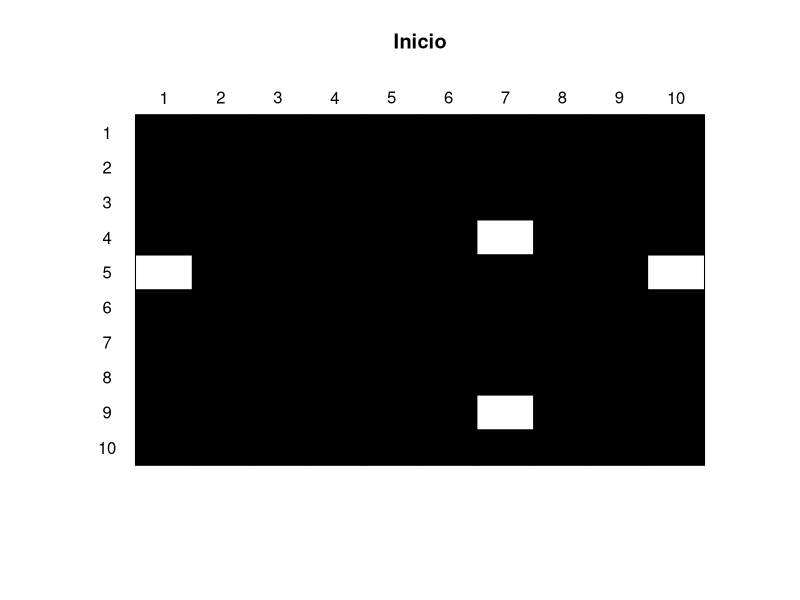

Source code (R): (Note: this script raises an error after producing the figure.)
library(parallel)
dim <- 10
num <-  dim^2
prob <- 0.05
vec <- numeric(length((1/0.05)-1))
tor <- numeric(length((1/0.05)-1))
for (cor in 1:((1/0.05)-1)) {
actual <- matrix((runif(num)>prob), nrow=dim, ncol=dim)
suppressMessages(library("sna"))
png("p2_t0.png")
plot.sociomatrix(actual, diaglab=FALSE, main="Inicio")
graphics.off()
 
paso <- function(pos) {
    fila <- floor((pos - 1) / dim) + 1
    columna <- ((pos - 1) %% dim) + 1
    vecindad <-  actual[max(fila - 1, 1) : min(fila + 1, dim),
                        max(columna - 1, 1): min(columna + 1, dim)]
    return(1 * ((sum(vecindad) - actual[fila, columna]) == 3))
}
prob <- prob + 0.05
		
cluster <- makeCluster(detectCores() - 1)
clusterExport(cluster, "dim")
clusterExport(cluster, "paso")
 
for (iteracion in 1:15) {
    clusterExport(cluster, "actual")
    siguiente <- parSapply(cluster, 1:num, paso)
    if (sum(siguiente) == 0) { # todos murieron
        print(paste("Ya no queda nadie vivo en la iteracion #", iteracion))
	vec[cor] <- iteracion
	tor[cor] <- prob
        break;
    }
    actual <- matrix(siguiente, nrow=dim, ncol=dim, byrow=TRUE)
    salida = paste("p2_t", iteracion, ".png", sep="")
    tiempo = paste("Paso", iteracion)
    png(salida)
    plot.sociomatrix(actual, diaglab=FALSE, main=tiempo)
    graphics.off()
}
}
png("p2_prob.png")
plot (tor, vec, type="l", xlab="Probabilidad inicial de celda viva", ylab="Iteraci\u{F3}n final")
points (tor, vec, pch=21, col="red")
graphics.off()
stopCluster(cluster)
